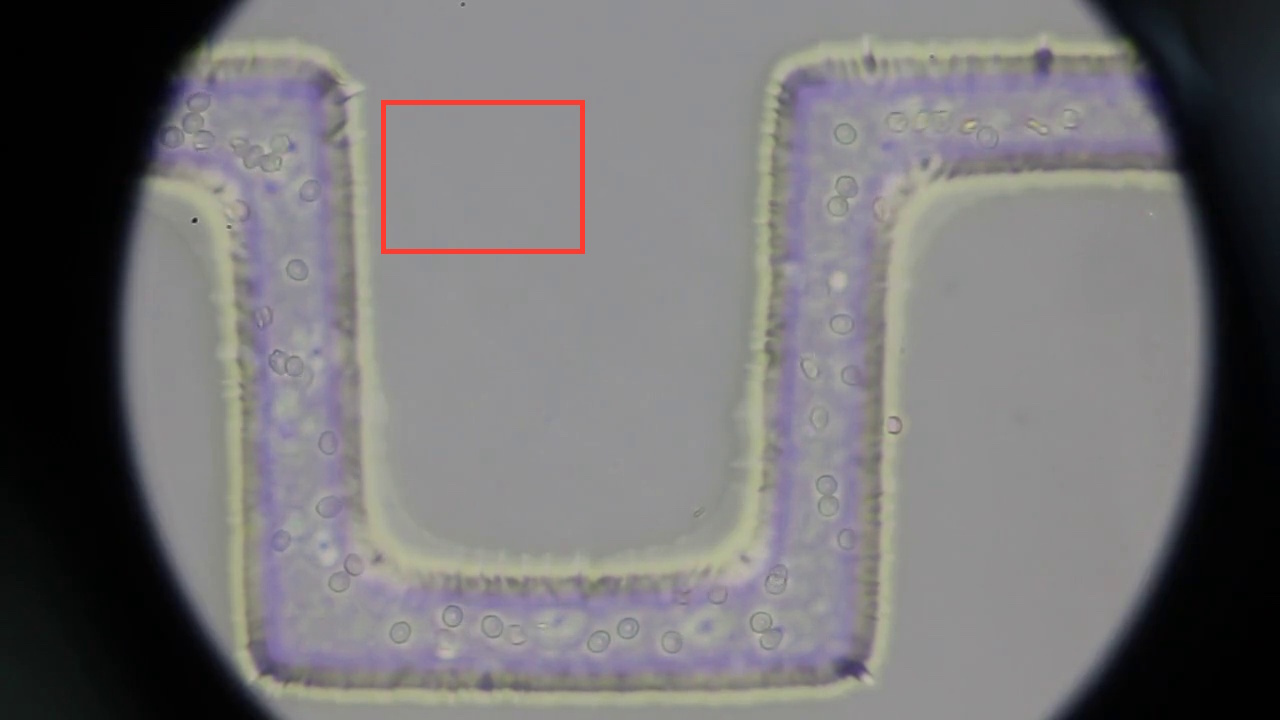
#> input picture BackgroundSubtraction/Frames10/A.jpg, 1280 x 720 px; the run also reads 2 pictures not shown here
$ jupyter execute --allow-errors backgroundSubtraction.ipynb   (shell and % lines are left out)
#> lines starting #> are read from the running program, lines starting #| are printed output that depends on the picture
This notebook contains:
- Explanation how to create an average over several frames using cv2.accumulate
- Image intensities may be real numbers
- Image intensities may be even negative numbers

[cell 1]
#from ipywidgets import interact, interactive, fixed
import numpy as np
import matplotlib.pyplot as plt


import cv2

cv2.accumulate creates an arithmetic mean of two images. So if you have two source images src1 and src2, running

    dist = src1
    cv2.accumulate(src2,dist)

you create

    dist = 1/2(src2 + dist) = (src1 + src2)/2.

This however means, that running accumulate twice, like

    dist = src1
    cv2.accumulate(src2,dist)
    cv2.accumulate(src3,dist)

you create

    dist = ((src1 + src2)/2 + src3) / 2
    dist = src1/4 + src2/4 + src3/2

which is not what we want.... We can use other function called accumulateWeighted, that computes weighted sum of images:

    dist = src1
    cv2.accumulateWeighted(src2,dist,alpha)

produces

    dist = src2*alpha + (1-alpha)*dist = src2*alpha + (1-alpha)*src1

This can be used in the following way: if we create consequtively our average picture avg and we remember how many frames already have been added to it, we can set proper alpha when adding next frame. So assume we have added n frames and we suceeded to have

    avg = (src1 + src2 + ... + srcn)/n

Then we set

    alpha = 1/(n+1)

and we run

    cv.accumulateWeighted(src{n+1},avg,alpha)

which produces

    avg = src{n+1}*alpha + avg*(1-alpha) =
    src{n+1}/(n+1)+(src1 + src2 + ... + srcn)/n*(1-1/(n+1)) =
    (src1 + src2 + ... + srcn + src{n+1})/(n+1)

[cell 2]
# nFrames remembers the number of frames inside average
nFrames = 0
# load new image
pic = cv2.imread("Frames10/A.jpg")
#> pic is the input picture: shape (720, 1280, 3); mean B, G, R 115.3, 113.8, 115.4
picGray = cv2.cvtColor(pic, cv2.COLOR_BGR2GRAY)
# avg is our average picture
avg = np.float32(picGray)
nFrames += 1
# show average picture
plt.imshow(avg,cmap="gray")
# find minimal and maximal pixel values
minVal,maxVal,minLoc,maxLoc = cv2.minMaxLoc(picGray)
#> minVal = 0; maxVal = 191; minLoc = (160, 3); maxLoc = (971, 124)
minVal,maxVal
#> Out = (0, 191)

[cell 3]
# load new image
pic = cv2.imread("Frames10/B.jpg")
picGray = cv2.cvtColor(pic, cv2.COLOR_BGR2GRAY)
# add new picture to the average picture,
# however with specific weight depending on the number of previously added frames
cv2.accumulateWeighted(picGray, avg, 1.0/(nFrames + 1.0))
nFrames += 1
# show average picture
plt.imshow(avg,cmap="gray")

[cell 4]
# load new image
pic = cv2.imread("Frames10/C.jpg")
picGray = cv2.cvtColor(pic, cv2.COLOR_BGR2GRAY)
# add new picture to the average picture,
# however with specific weight depending on the number of previously added frames
cv2.accumulateWeighted(picGray, avg, 1.0/(nFrames + 1.0))
nFrames += 1
# show average picture
plt.imshow(avg,cmap="gray")

[cell 5]
# load new image
pic = cv2.imread("Frames10/D.jpg")
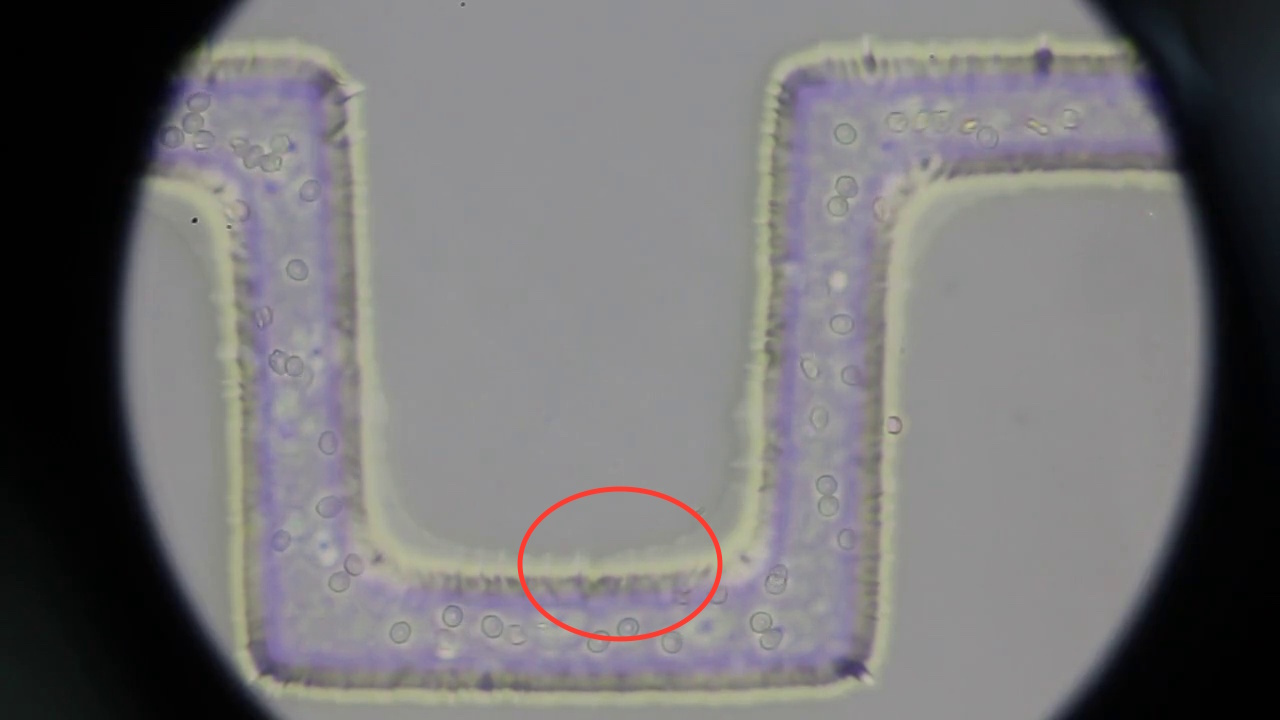
#> input picture BackgroundSubtraction/Frames10/D.jpg, 1280 x 720 px
#> pic is the input picture: shape (720, 1280, 3); mean B, G, R 115.4, 113.9, 115.3
picGray = cv2.cvtColor(pic, cv2.COLOR_BGR2GRAY)
# add new picture to the average picture,
# however with specific weight depending on the number of previously added frames
cv2.accumulateWeighted(picGray, avg, 1.0/(nFrames + 1.0))
nFrames += 1
# show average picture
plt.imshow(avg,cmap="gray")

[cell 6]
# load new image
pic = cv2.imread("Frames10/E.jpg")
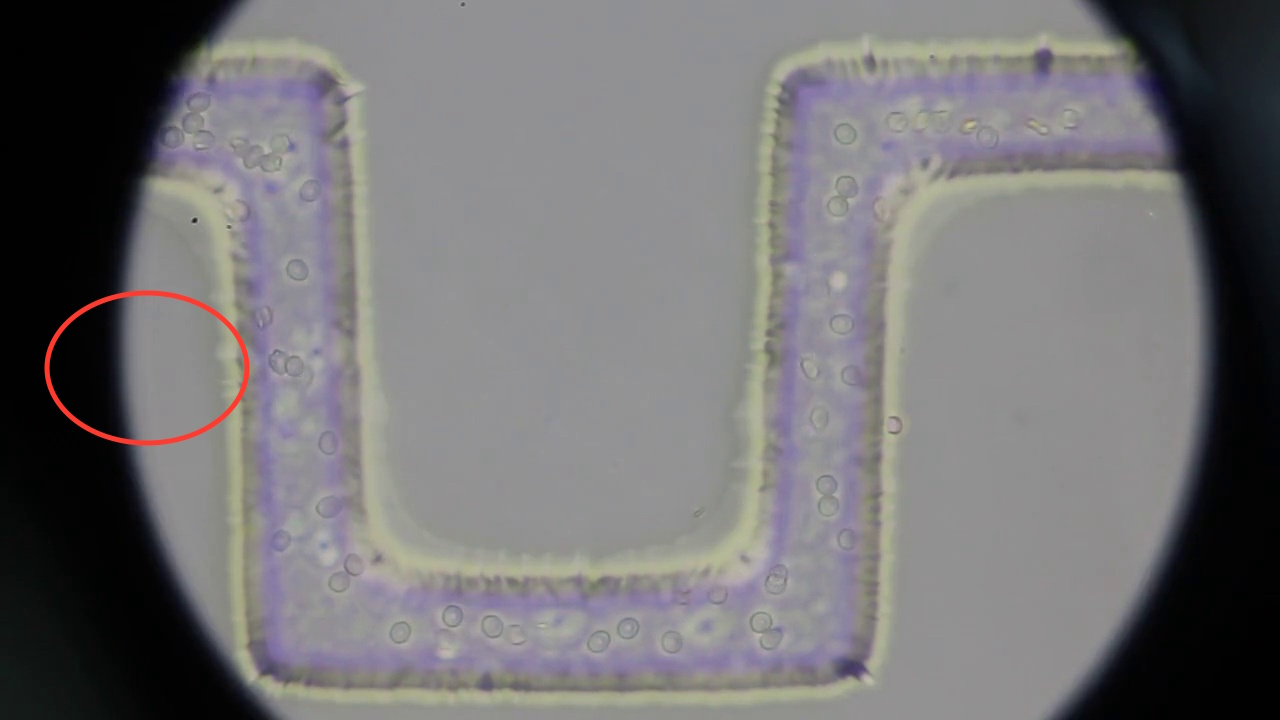
#> input picture BackgroundSubtraction/Frames10/E.jpg, 1280 x 720 px
#> pic is the input picture: shape (720, 1280, 3); mean B, G, R 115.6, 114.1, 115.5
picGray = cv2.cvtColor(pic, cv2.COLOR_BGR2GRAY)
# add new picture to the average picture,
# however with specific weight depending on the number of previously added frames
cv2.accumulateWeighted(picGray, avg, 1.0/(nFrames + 1.0))
nFrames += 1
# show average picture
plt.imshow(avg,cmap="gray")

[cell 7]
# load new image
pic = cv2.imread("Frames10/F.jpg")
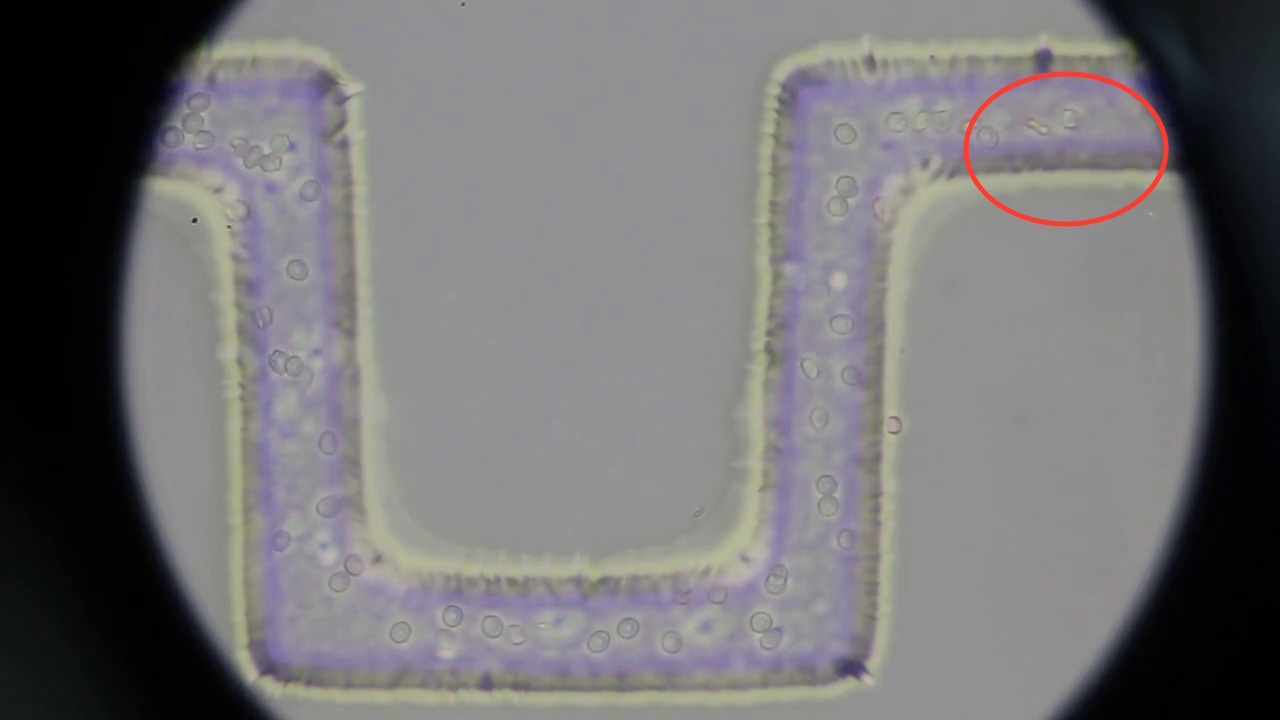
#> input picture BackgroundSubtraction/Frames10/F.jpg, 1280 x 720 px
#> pic is the input picture: shape (720, 1280, 3); mean B, G, R 115.4, 113.9, 115.4
picGray = cv2.cvtColor(pic, cv2.COLOR_BGR2GRAY)
# add new picture to the average picture,
# however with specific weight depending on the number of previously added frames
cv2.accumulateWeighted(picGray, avg, 1.0/(nFrames + 1.0))
nFrames += 1
# show average picture
plt.imshow(avg,cmap="gray")

[cell 8]
# load new image
pic = cv2.imread("Frames10/G.jpg")
#> (the rest of this cell did not finish here and is left out)

[cell 9]
# load new image
pic = cv2.imread("Frames10/H.jpg")
#> (the rest of this cell did not finish here and is left out)

[cell 10]
# load new image
pic = cv2.imread("Frames10/I.jpg")
#> (the rest of this cell did not finish here and is left out)

[cell 11]
# load new image
pic = cv2.imread("Frames10/J.jpg")
#> (the rest of this cell did not finish here and is left out)

Average image subtraction

When subtracting the average, one can get negative values of image intensity. Therefore we check the intensity. For thresholding, it is crucial to know the lower and upper bounds, or, even better to normalize the image so that the range of the intensities is again 0 to 255.

[cell 12]
# now we subtract averaged picture from the original
# load original image
pic = cv2.imread("Frames10/A.jpg")
picGray = cv2.cvtColor(pic, cv2.COLOR_BGR2GRAY)
# subtract the averaged image
picGray = picGray - avg
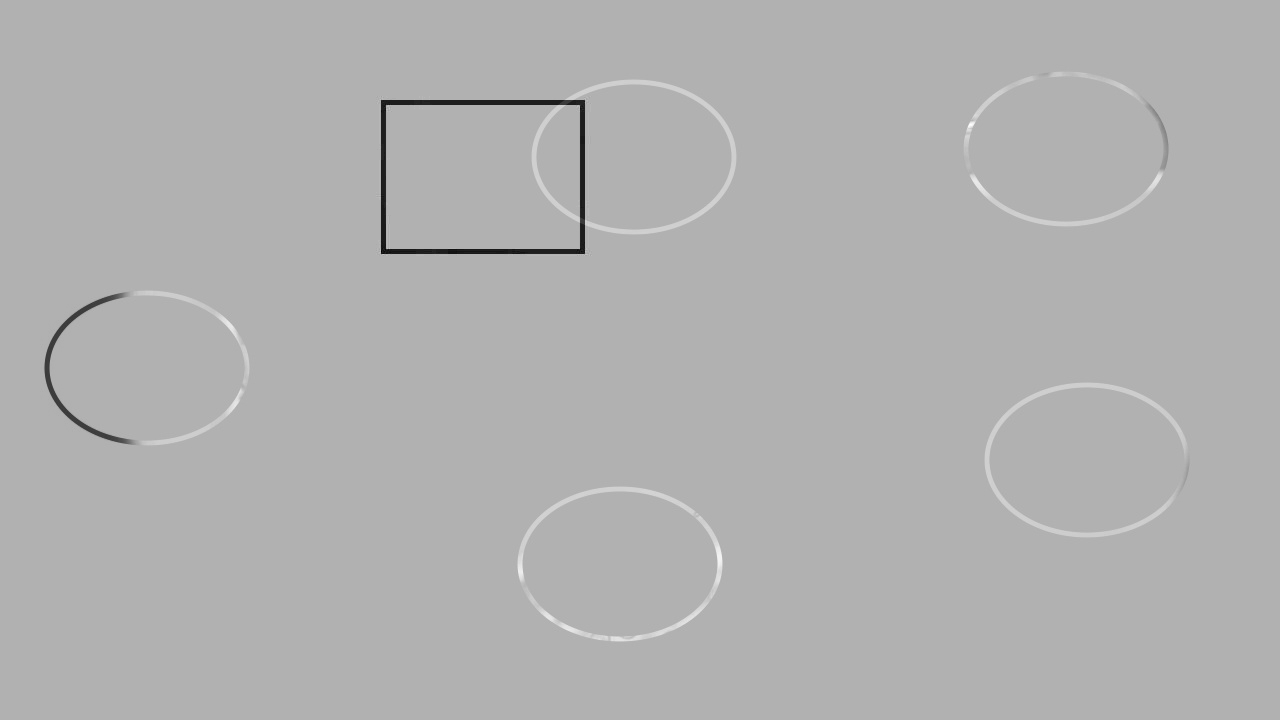
#> picGray: shape (720, 1280) float32; min -29.17, max 12.67, mean -0.0588; drawn with min black and max white
# show image with subtracted background
plt.imshow(picGray,cmap="gray")
# Checking for minimal and maximal values of intensity
minVal,maxVal,minLoc,maxLoc = cv2.minMaxLoc(picGray)
#> minVal = -29.17; maxVal = 12.67; minLoc = (385, 249); maxLoc = (970, 124)
minVal,maxVal
#> Out = (-29.17, 12.67)

[cell 13]
# normalizing the image
cv2.normalize(picGray,picGray,0,255,cv2.NORM_MINMAX)
minVal,maxVal,minLoc,maxLoc = cv2.minMaxLoc(picGray)
#> minVal = 6.59e-06; maxVal = 255
minVal,maxVal
#> Out = (6.59e-06, 255)
